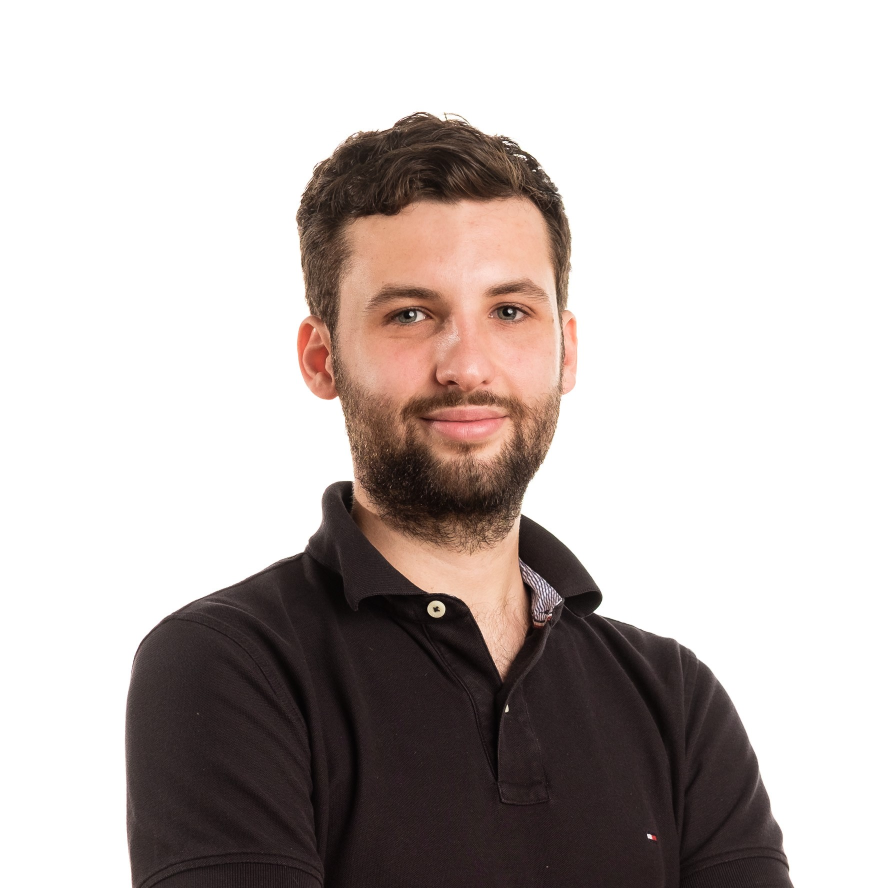
#> input picture src/src/img/BadgeFoto_TomLausberg.jpg, 1744 x 1776 px, found by its file name (shown at 1/2 size)
$ python make_round_image.py
#> lines starting #> are read from the running program, lines starting #| are printed output that depends on the picture
from PIL import Image, ImageDraw


def make_round_image(input_path, output_path):
    # Open the input image
    img = Image.open(input_path).convert("RGBA")

    # Create a mask to make the image round
    mask = Image.new("L", img.size, 0)
    draw = ImageDraw.Draw(mask)
    draw.ellipse((0, 0) + img.size, fill=255)

    # Apply the mask to the image
    img.putalpha(mask)

    # Create a new image with a transparent background
    output_img = Image.new("RGBA", img.size, (255, 255, 255, 0))
    output_img.paste(img, (0, 0), img)

    # Save the output image
    output_img.save(output_path, format="PNG")


# input jpg
# output 32x32px png
def make_favicon(input_path, output_path):
    # Open the input image
#> called with input_path = 'src/dist/img/BadgeFoto_TomLausberg.jpg', output_path = 'src/dist/img/favicon.png'
    img = Image.open(input_path).convert("RGBA")

    # Resize the image to 32x32px
    img = img.resize((32, 32))
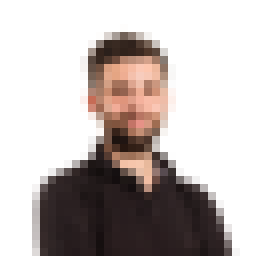
#> img: PIL image 32x32 RGBA (shown 8 times larger); mean R, G, B, A 192, 183.6, 181.1, 255

    img.save(output_path, format="PNG")


# Example usage
# make_round_image("images/BadgeFoto_TomLausberg.jpg", "profile_round.png")

make_favicon("src/dist/img/BadgeFoto_TomLausberg.jpg", "src/dist/img/favicon.png")
